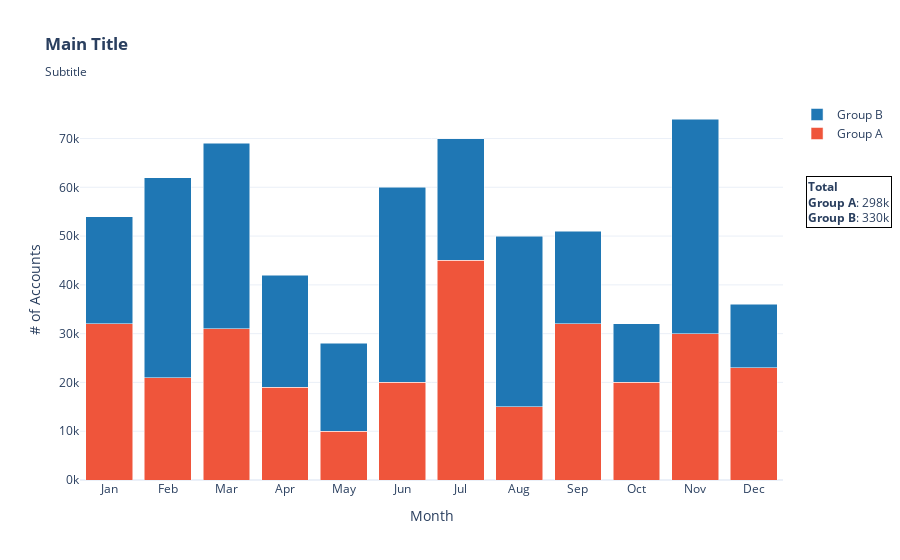

Source (notebook cell):
### Markdown cell above
## Vertical Bar Plots

### Code cell
###Data
df = pd.DataFrame({'Months': ["Jan", "Feb", "Mar", "Apr", "May", "Jun", "Jul", "Aug", "Sep", "Oct", "Nov", "Dec"],
                   'Group_A': [32,21,31,19,10,20,45,15,32,20,30,23],
                   'Group_B': [22,41,38,23,18,40,25,35,19,12,44,13]})


#Bar chart
fig = go.Figure(data=[go.Bar(name='Group A',
                             x=df.Months, 
                             y=df.Group_A,
                             marker_color = '#EF553B'),
                      
                      go.Bar(name='Group B',
                             x=df.Months, 
                             y=df.Group_B,
                             marker_color = '#1f77b4')
                      ]
                )

fig.update_layout(barmode='stack',
                  template = 'plotly_white',
                  title = "<b>Main Title</b><br><sub>Subtitle</sub>",
                  xaxis_title = 'Month',
                  xaxis_dtick = 1,
                  yaxis_title = '# of Accounts',
                  yaxis_ticksuffix = 'k'
                  )

fig.add_annotation(text = f"<b>Total</b><br>\
<b>Group A</b>: {df.Group_A.sum()}k<br>\
<b>Group B</b>: {df.Group_B.sum()}k",
                   align='left',
                   showarrow=False,
                   xref='paper',
                   yref='paper',
                   x=1.155,
                   y=0.8,
                   bordercolor='black',
                   borderwidth=1)

fig.show()

### Figure 1 — Plotly figure (JSON) as saved in the notebook; plotly's stock layout.template omitted (floating-point values rounded to 4 significant figures)
{"data": [{"marker": {"color": "#EF553B"}, "name": "Group A", "type": "bar", "x": ["Jan", "Feb", "Mar", "Apr", "May", "Jun", "Jul", "Aug", "Sep", "Oct", "Nov", "Dec"], "y": [32, 21, 31, 19, 10, 20, 45, 15, 32, 20, 30, 23]}, {"marker": {"color": "#1f77b4"}, "name": "Group B", "type": "bar", "x": ["Jan", "Feb", "Mar", "Apr", "May", "Jun", "Jul", "Aug", "Sep", "Oct", "Nov", "Dec"], "y": [22, 41, 38, 23, 18, 40, 25, 35, 19, 12, 44, 13]}], "layout": {"annotations": [{"align": "left", "bordercolor": "black", "borderwidth": 1, "showarrow": false, "text": "<b>Total</b><br><b>Group A</b>: 298k<br><b>Group B</b>: 330k", "x": 1.155, "xref": "paper", "y": 0.8, "yref": "paper"}], "barmode": "stack", "title": {"text": "<b>Main Title</b><br><sub>Subtitle</sub>"}, "xaxis": {"dtick": 1, "title": {"text": "Month"}}, "yaxis": {"ticksuffix": "k", "title": {"text": "# of Accounts"}}}}
